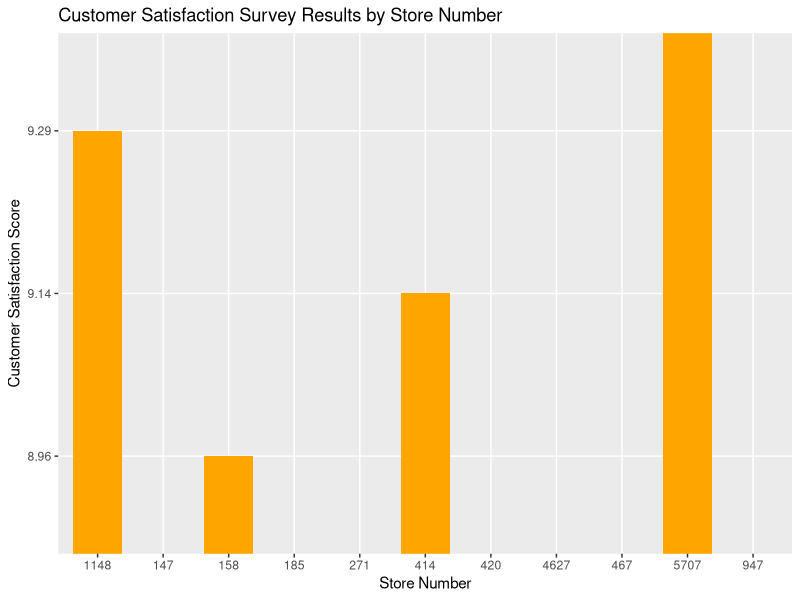

R code for this plot: (Note: this script raises an error after producing the figure.)
## ---- chunk 1
# Load Walmart dataset
data <- read.csv("TempOps-Analysis.csv", header=FALSE)

# Remove unnecessary rows
data <- data[-1:-6, ]
data <- data[-20:-132, ]

# Remove unnecessary columns
data <- data[ ,c(-1,-9,-21,-35)]

# Rename columns
colnames(data) <- c("StoreNumber", "CustomerSatisfaction", "CustomerGoal", "RxCount", "RxCountChange", "RollingRxChange", "ReturnToStockRate", "PercentInstore", "AverageInstorePerformance", "AverageInstoreResolution", "OnTimeInstore", "AverageInstoreOps", "PercentExpectationsMet", "PartialFillRate", "OutOfStockRate", "EasyPay", "InputRerouting", "InputQuality", "RxSales", "OTCSales", "OTCSalesIncrease", "OTCSalesIncreaseFiscal", "Outs", "OTCRetail", "OTCRetailInc", "RxCost", "RxCostInc", "InventoryTurnoverRate", "MTMRate", "DiscountCardUtilized", "DiscountCardLoss", "OverallRank")

# More cleaning of row data, e.g. Removal of unnecessary rows and naming rows in numerical order
data <- data[-1:-2, ]
row.names(data) <- c(1:17)
data <- data[-12:-17, ]
data <- data[ , -3]

# Convert data frame from factors to numeric values
indx <- sapply(data, is.factor)
data[indx] <- lapply(data[indx], function(x) as.numeric(as.character(x)))

# Create new columns containing data from Internet sources
# Average temperature and its range (difference of average high and low temps) were collected from www.wunderground.com by searching city by Week 49 data
# Texas city for each store was located using Google Maps
# Average household income and population data were acquired from Wikipedia search
data$AverageTemperature <- c(44,44,40,44,45,45,44,44,45,44,44)
data$AverageTemperatureRange <- c(53-36,54-34,45-35,54-33,55-35,55-35,54-34,53-36,55-35,54-34,54-34)
data$TexasTown <- c("Denison","Bonham","Gainesville","Bowie","Wichita Falls","Wichita Falls","Denton","Sherman","Wichita Falls","Denton","Cross Roads")
data$AverageHouseholdIncome <- c(31474,27277,30571,33846,32554,32554,44415,34211,32554,44415,77031)
data$Population <- c(22816,10127,16002,5219,104553,104553,113383,38521,104553,113383,1563)

# Identify index positions of unneeded columns for removal (After more thoughts, removed data is not needed for the analysis)
data <- data[ ,c(-which(colnames(data)=="RollingRxChange"))]
data <- data[ ,c(-which(colnames(data)=="OTCSalesIncreaseFiscal"))]
data <- data[ ,c(-which(colnames(data)=="OverallRank"))]
data <- data[ ,c(-which(colnames(data)=="Outs"):-which(colnames(data)=="RxCostInc"))]

# Reorder columns with Store Number being the first column, followed by location, weather, and demographic data, and then by Operations Data
# After line 40 is executed, data structure should still be "11 observations by 28 variables"
data <- data[c(1,24:28,2:23)]
data <- data[c(1,4,6,5,2,3,7:28)]

# Write cleaned data set to csv file for ease of loading into MS Excel or Apple's Numbers Application
write.table(data, file = "data_cleaned.csv", sep = ",", row.names = FALSE)
## ---- chunk 2
library(ggplot2)
ggplot(aes(x = ordered(as.factor(StoreNumber)), y = CustomerSatisfaction), data = data, fill=StoreNumber) +
  geom_bar(stat="identity", fill="orange", width=0.75) +
  coord_cartesian(ylim=c(8,10)) +
  geom_hline(yintercept=mean(data$CustomerSatisfaction)) +
  xlab("Store Number") +
  ylab("Customer Satisfaction Score") +
  ggtitle("Customer Satisfaction Survey Results by Store Number")

# Create correlation matrix listing correleations of the entire dataset
cor_test <- cor(data[,c(3:28)], use="pairwise", method="spearman")
cor_test
## ---- chunk 3
# Create linear regression model with the dependent variable as CustomerSatisfaction
# and the independent variables as the measures highly correlated with Customer Satisfaction scores
SatisfactionReg <- lm(CustomerSatisfaction ~ OutOfStockRate + EasyPay + DiscountCardUtilized + PartialFillRate + OTCSalesIncrease, data= data)
summary(SatisfactionReg)

# Create linear regression model with the dependent variable as RxSales
# and the independent variables as the measures highly correlated with RxSales
RxSalesReg <- lm(RxSales ~ AverageHouseholdIncome + AverageTemperature + RxCount + EasyPay + DiscountCardLoss, data= data)
summary(RxSalesReg)
